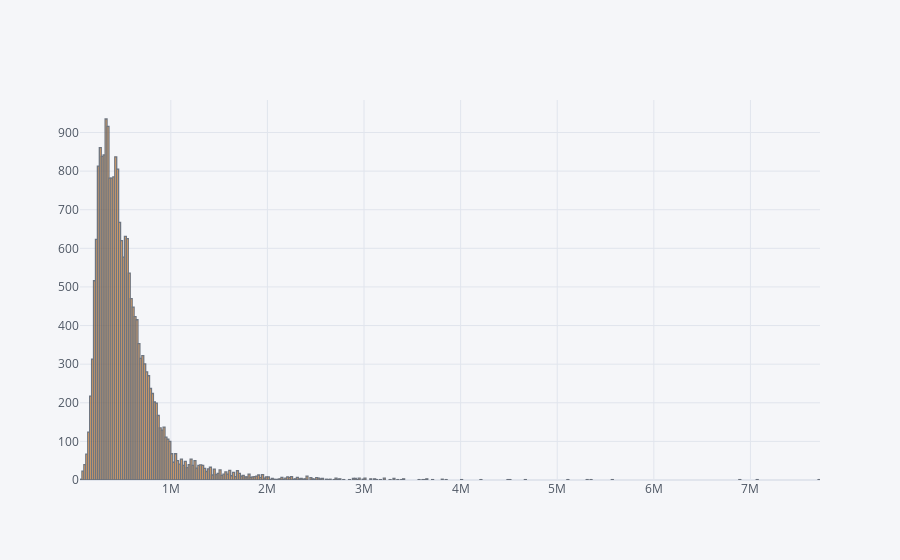

The cell this chart's notebook holds for it:
### Code cell
house_data['price'].iplot(kind = 'hist')

### Figure 1 — Plotly figure (JSON) as saved in the notebook; plotly's stock layout.template omitted (floating-point values rounded to 4 significant figures; data arrays with more than 128 entries replaced by an {"elided": "..."} marker saying what was removed)
{"data": [{"histfunc": "count", "histnorm": "", "marker": {"color": "rgba(255, 153, 51, 1.0)", "line": {"color": "#4D5663", "width": 1.3}}, "name": "price", "opacity": 0.8, "orientation": "v", "type": "histogram", "x": {"elided": "21613 int values"}}], "layout": {"barmode": "overlay", "legend": {"bgcolor": "#F5F6F9", "font": {"color": "#4D5663"}}, "paper_bgcolor": "#F5F6F9", "plot_bgcolor": "#F5F6F9", "title": {"font": {"color": "#4D5663"}}, "xaxis": {"gridcolor": "#E1E5ED", "showgrid": true, "tickfont": {"color": "#4D5663"}, "title": {"font": {"color": "#4D5663"}, "text": ""}, "zerolinecolor": "#E1E5ED"}, "yaxis": {"gridcolor": "#E1E5ED", "showgrid": true, "tickfont": {"color": "#4D5663"}, "title": {"font": {"color": "#4D5663"}, "text": ""}, "zerolinecolor": "#E1E5ED"}}}
